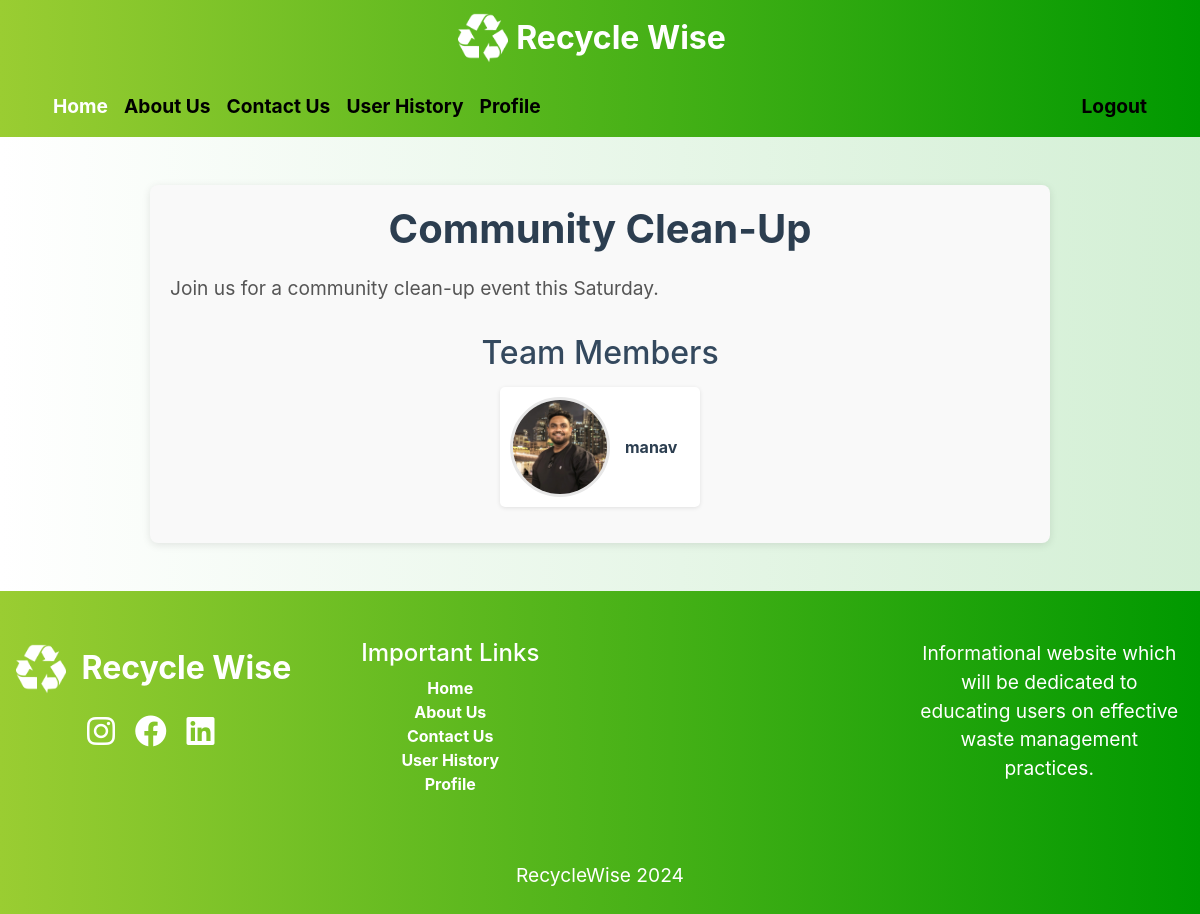
The app's page /aboutus/sections/1/ (signed in) with its own data.
### aboutus/models.py (models this page shows, shortened)
class Section(models.Model):
    name = models.CharField(max_length=100)
    description = models.TextField()

class TeamMember(models.Model):
    user = models.OneToOneField(User, on_delete=models.CASCADE)
    bio = models.TextField()
    image = models.ImageField(upload_to='team_members/', blank=True, null=True)  # New field
    sections = models.ManyToManyField(Section, related_name='team_members')

### aboutus/views.py (the view)
# urls.py: path('sections/<int:pk>/', views.section_detail, name='section_detail'),
@login_required
def section_detail(request, pk):
    section = get_object_or_404(Section, pk=pk)
    return render(request, 'aboutus/section_detail.html', {'section': section})

### templates/aboutus/section_detail.html
{% extends 'base.html' %}
{% block content %}
{% load static %}
<link rel="stylesheet" href="{% static 'css/section_detail.css' %}">
    <div class="container-fluid py-5">
<div class="section-detail">
    <h1 class="section-title wow animate__animated animate__slideInUp" data-wow-duration="1s">{{ section.name }}</h1>
    <p class="section-description wow animate__animated animate__slideInUp" data-wow-duration="1s">{{ section.description }}</p>
    <h2 class="team-members-title wow animate__animated animate__slideInUp" data-wow-duration="1s">Team Members</h2>
    <ul class="team-members-list">
        {% for member in section.team_members.all %}
        <li class="team-member-item">
            <a href="{% url 'team_member_detail' member.pk %}" class="team-member-link">
                {% if member.image %}
                <img src="{{ member.image.url }}" alt="{{ member.user.username }}'s profile picture" class="profile-picture wow animate__animated animate__zoomIn" data-wow-duration="2s"/>
                {% else %}
                <img src="{% static 'default-profile.png' %}" alt="Default profile picture" class="profile-picture"/>
                {% endif %}
                <span class="team-member-name wow animate__animated animate__slideInUp" data-wow-duration="1s">{{ member.user.username }}</span>
            </a>
        </li>
        {% endfor %}
    </ul>
</div>
</div>
{% endblock %}

### static/css/base.css (style rules this page uses)
h1 { color: #000; font-size: 2.5em; }
p { color: #000; font-size: 1.2em; }
.wow { visibility: hidden; }

### static/css/section_detail.css (style rules this page uses)
.section-detail { max-width: 900px; margin: 0 auto; padding: 20px; background-color: #f9f9f9; border-radius: 8px; box-shadow: 0 2px 8px rgba(0, 0, 0, 0.1); }
.section-title { font-size: 2.5rem; color: #2c3e50; text-align: center; margin-bottom: 20px; font-weight: bold; }
.section-description { font-size: 1.2rem; color: #555; line-height: 1.6; margin-bottom: 30px; text-align: justify; }
.team-members-title { font-size: 2rem; color: #34495e; margin-top: 20px; margin-bottom: 15px; text-align: center; }
.team-members-list { list-style-type: none; padding: 0; display: flex; flex-wrap: wrap; gap: 15px; justify-content: center; }
.team-member-item { background-color: #ffffff; border-radius: 5px; box-shadow: 0 1px 4px rgba(0, 0, 0, 0.1); overflow: hidden; transition: transform 0.3s ease, box-shadow 0.3s ease; flex: 1 1 150px; max-width: 200px; }
.team-member-link { display: flex; align-items: center; text-decoration: none; color: #3498db; padding: 10px; font-weight: bold; }
.profile-picture { width: 100px; height: 100px; border-radius: 50%; border: 3px solid #e7e7e7; margin-right: 15px; transition: transform 0.3s ease; }
.team-member-name { font-size: 1rem; color: #2c3e50; }

### records on screen
Section: name "Community Clean-Up", description "Join us for a community clean-up event this Saturday."
TeamMember: image (picture), user.username "manav"
